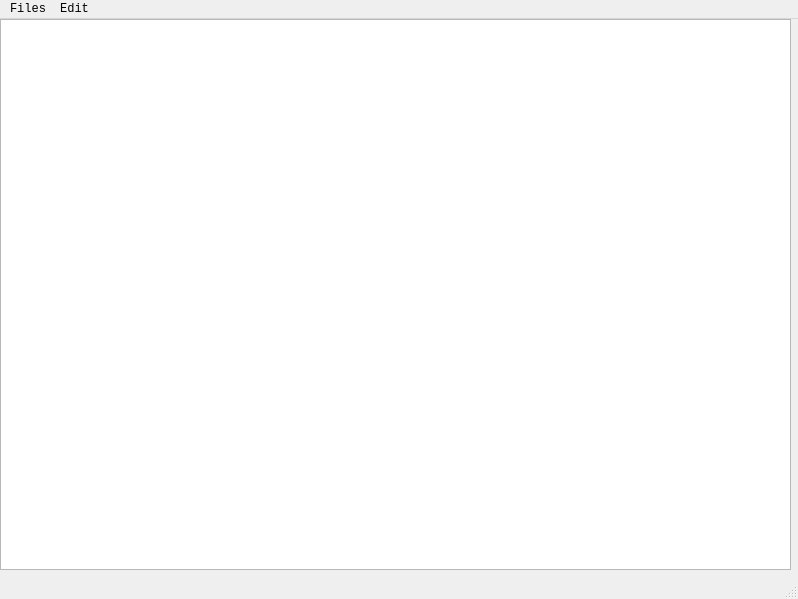
<?xml version="1.0" encoding="UTF-8"?>
<ui version="4.0">
 <class>MainWindow</class>
 <widget class="QMainWindow" name="MainWindow">
  <property name="geometry">
   <rect>
    <x>0</x>
    <y>0</y>
    <width>798</width>
    <height>599</height>
   </rect>
  </property>
  <property name="windowTitle">
   <string>NPad</string>
  </property>
  <property name="windowIcon">
   <iconset theme="document-new"/>
  </property>
  <widget class="QWidget" name="centralwidget">
   <widget class="QWidget" name="verticalLayoutWidget">
    <property name="geometry">
     <rect>
      <x>0</x>
      <y>0</y>
      <width>791</width>
      <height>551</height>
     </rect>
    </property>
    <layout class="QVBoxLayout" name="verticalLayout">
     <item>
      <widget class="QTextEdit" name="textEdit">
       <property name="font">
        <font>
         <family>Consolas</family>
         <pointsize>11</pointsize>
        </font>
       </property>
      </widget>
     </item>
    </layout>
   </widget>
  </widget>
  <widget class="QMenuBar" name="menubar">
   <property name="geometry">
    <rect>
     <x>0</x>
     <y>0</y>
     <width>798</width>
     <height>19</height>
    </rect>
   </property>
   <property name="font">
    <font>
     <family>Consolas</family>
    </font>
   </property>
   <widget class="QMenu" name="menuEdit">
    <property name="title">
     <string>Edit</string>
    </property>
    <addaction name="actionCopy"/>
    <addaction name="actionPaste"/>
    <addaction name="actionCut"/>
    <addaction name="actionUndo"/>
    <addaction name="actionRedo"/>
   </widget>
   <widget class="QMenu" name="menuNew">
    <property name="tearOffEnabled">
     <bool>false</bool>
    </property>
    <property name="title">
     <string>Files</string>
    </property>
    <addaction name="actionNew"/>
    <addaction name="actionOpen"/>
    <addaction name="actionSave"/>
    <addaction name="actionSave_as"/>
    <addaction name="actionExit"/>
   </widget>
   <addaction name="menuNew"/>
   <addaction name="menuEdit"/>
  </widget>
  <widget class="QStatusBar" name="statusbar"/>
  <action name="actionNew">
   <property name="text">
    <string>New</string>
   </property>
  </action>
  <action name="actionOpen">
   <property name="text">
    <string>Open</string>
   </property>
  </action>
  <action name="actionSave_as">
   <property name="text">
    <string>Save as</string>
   </property>
  </action>
  <action name="actionExit">
   <property name="text">
    <string>Exit</string>
   </property>
  </action>
  <action name="actionCopy">
   <property name="text">
    <string>Copy</string>
   </property>
  </action>
  <action name="actionPaste">
   <property name="text">
    <string>Paste</string>
   </property>
  </action>
  <action name="actionCut">
   <property name="text">
    <string>Cut</string>
   </property>
  </action>
  <action name="actionUndo">
   <property name="text">
    <string>Undo</string>
   </property>
  </action>
  <action name="actionRedo">
   <property name="text">
    <string>Redo</string>
   </property>
  </action>
  <action name="actionSave">
   <property name="text">
    <string>Save</string>
   </property>
  </action>
 </widget>
 <resources/>
 <connections/>
</ui>
